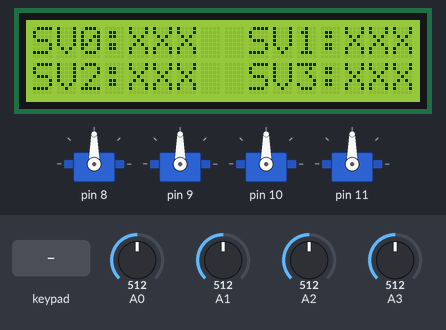
Recording of a sketch running on a simulated Arduino Uno, built with avr-gcc and run on an emulated ATmega328P. On the bench: 4 × servo, 16×2 character LCD. The test bench sets the inputs (shaded band); at power-on: A0 = 512, A1 = 512, A2 = 512, A3 = 512.

Above: at 1.2 s.
1.3 s: A0 set to 466
At 1.46 s:
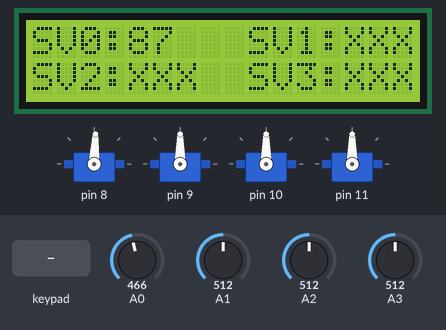
3.0 s: key '1' pressed
At 4.4 s:
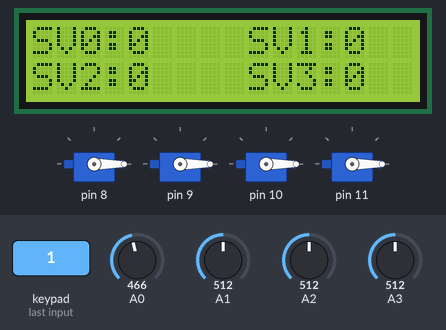
4.8 s: A1 set to 613
6.3 s: A1 set to 632
At 7.61 s:
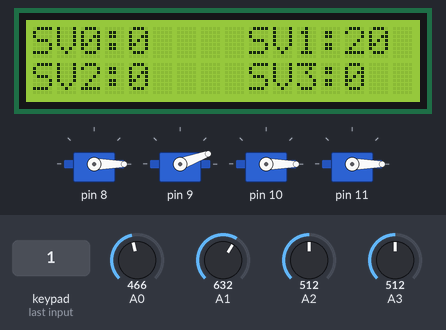
9.3 s: A2 set to 609
11.9 s: A2 set to 635
At 11.98 s:
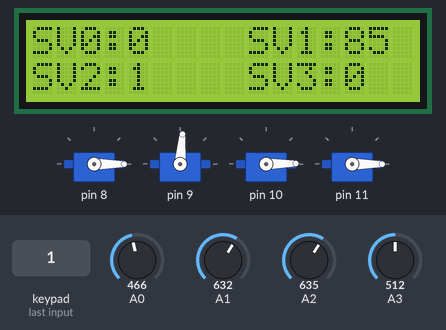
Timing chart, 0 to 17.8 s (numbered marks = the images above; inputs shaded):
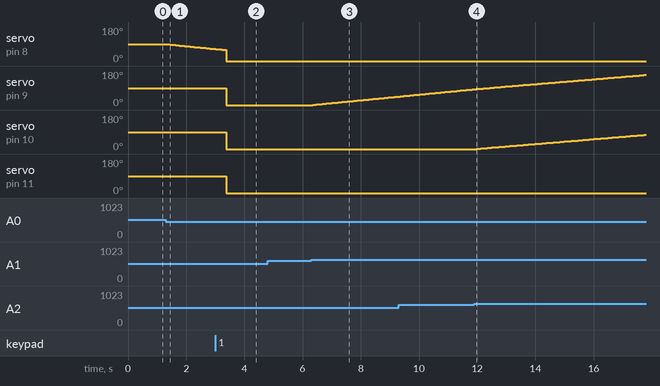

The sketch:

Main.ino
```cpp
/*
 V0.6
 Created By Xibhu
 Este código está pensado para controlar un brazo robótico de cuatro servomotores con arduino.
 Es necesario realizar ajustes si se va a utilizar un número distinto de servos.
 */

#include <Key.h>               //Viene con la librería de Keypad
#include <Keypad.h>            //Descargada de la librería de arduino
#include <Servo.h>             //Viene de serie con arduino
#include <Wire.h>              //Viene de serie con arduino
#include <LiquidCrystal_I2C.h> //Descargada de la librería de arduino

LiquidCrystal_I2C lcd(0x27, 16, 2); //Cambiar 0x27 por la dirección de su pantalla

//Teclado - Variables para utilizar una matriz de botones, en este caso de 4x2
//
//
const byte ROWS = 2; //Cantidad de filas de la botonera
const byte COLS = 4; //Cantidad de columnas de la botonera

//Colocar los dígitos o símbolos que corresponden a cada tecla de la botonera
char teclas[ROWS][COLS] = {
    {'1', '2', '3', '4'},
    {'5', '6', '7', '8'}};

byte rowPins[ROWS] = {6, 7};       //Pines que utilizan las filas
byte colPins[COLS] = {2, 3, 4, 5}; //Pines que utilizan las columnas

//Creación del objeto que utiliza el teclado
Keypad teclado = Keypad(makeKeymap(teclas), rowPins, colPins, ROWS, COLS);

unsigned char teclaPisada = ' '; //Para guardar el valor leído del botón
bool teclaFuePisada = false;     //Bloqueo al pisar un botón
unsigned long teclaTiempo = 0;   //Para saber la diferencia de tiempo y actuar de una manera u otra

//Servos - En este caso se utilizan 4 servomotores, ajustar para otra cantidad
//
//
#define numServos 4 //Cambiar por el número de servos, a parte hacer ajustes en el código para una cantidad distinta de 4

Servo servos[numServos];
int ejes[numServos] = {A0, A1, A2, A3}; //Poner los pines correspondientes a los sticks o potenciometros utilizados
int valEjes[numServos];
int valMaps[numServos];
int gradosAnterior[numServos];
int grados[numServos] = {90, 90, 90, 90}; //Posición actual de los servos, con inicialización en 90 grados
int gradosGuardados[ROWS * COLS][4];      //Memoria temporal en ejecución para guardar los grados con los botones
//Posición en pantalla de los servos
int posServoLCD[numServos][2] = {
    {0, 0}, {9, 0}, {0, 1}, {9, 1}};

unsigned long tiempoSaveLCD;

void setup()
{
  //Inicializar los servos en los pines a partir del 8
  for (int i = 0; i < numServos; i++)
  {
    servos[i].attach(i + 8);
  }

  //Inicializar pantalla con valores XXX (90 grados)
  lcd.init();
  lcd.backlight();

  for (int i = 0; i < numServos; i++)
  {
    lcd.setCursor(posServoLCD[i][0], posServoLCD[i][1]);
    lcd.print("SV");
    lcd.print(i);
    lcd.print(":XXX");
  }

  //Valores iniciales preestablecidos para la botonera. Hasta el botón 6 para que de exacto las sumas de 30. De 0 a 180.
  int valores = 0;
  for (int i = 0; i < 7; i++)
  {
    for (int j = 0; j < numServos; j++)
    {
      gradosGuardados[i][j] = valores;
    }
    valores += 30;
  }
}

void loop()
{

  //Función principal que se repite para todos los servos
  for (int i = 0; i < numServos; i++)
  {
    servos[i].write(movimientoServo(i, ejes[i], valEjes[i], valMaps[i], grados[i], gradosAnterior[i]));
  }

  botonera(); //Comprueba los botones, guarda valores, y aplica valores

  delay(50);
}

//PARTE FUNCIONES

int movimientoServo(int numServo, int eje, int valEje, int valMap, int &grados, int &gradosAnterior)
{
  valEje = analogRead(eje); //Recoge el valor del eje concreto
  gradosAnterior = grados;  //Guarda el grado en el que esta en ese momento

  if (valEje < 480)
  { //Si el potenciometro está en menos de 480, pasa ese valor de -5 a 0
    valMap = map(valEje, 0, 500, -5, 0);
  }
  else if (valEje > 510)
  { //Si el potenciometro está en menos de 480, pasa ese valor de 0 a 5
    valMap = map(valEje, 520, 1023, 0, 5);
  }
  else
  { //Si no se cumple ninguna de las anteriores, se queda en 0
    valMap = 0;
  }

  if (grados + valMap >= 0 && grados + valMap <= 180 && grados + valMap != gradosAnterior)
  {
    grados += valMap;                   //El valor de valMap se le incrementará a grados para hacer un movimiento suave
    escribirServoLCD(numServo, grados); //Escribe el valor en pantalla
  }

  return grados;
}

//Escribir los grados en la pantalla en las posiciones correctas
void escribirServoLCD(int numServo, int grados)
{

  lcd.setCursor(posServoLCD[numServo][0], posServoLCD[numServo][1]);
  lcd.print("SV");
  lcd.print(numServo);
  lcd.print(":   ");
  lcd.setCursor(posServoLCD[numServo][0] + 4, posServoLCD[numServo][1]);
  lcd.print(grados);
}

void botonera()
{
  teclaPisada = teclado.getKey(); //Guarda el botón pisado
  int valorBoton;

  if (teclado.getState() == 1 && !teclaFuePisada)
  {
    teclaFuePisada = true;
    teclaTiempo = millis();
    //Sacar el valor numerico del char
    valorBoton = (int)teclaPisada - 48; //Es necesario operar con "teclaPisada" en este if, en el siguiente if no funciona correctamente. IMPORTANTE
  }

  if (teclado.getState() == 0 && teclaFuePisada)
  {
    if (millis() - teclaTiempo < 3000)
    {

      for (int i = 0; i < numServos; i++)
      {
        grados[i] = gradosGuardados[valorBoton - 1][i]; //Aplica los valores guardados a los actuales
        escribirServoLCD(i, grados[i]);                 //Escribe de nuevo en la pantalla los valores nuevos
      }
    }
    else
    {
      for (int i = 0; i < numServos; i++)
      {
        gradosGuardados[valorBoton - 1][i] = grados[i]; //Guarda los valores actuales en la "memoria"
      }

      //Indica en pantalla que se ha grabado los valores
      lcd.setCursor(7, 0);
      lcd.print("SA");
      lcd.setCursor(7, 1);
      lcd.print("VE");

      tiempoSaveLCD = millis();
    }
    teclaFuePisada = false;
  }
  //Borra de la pantalla el indicador de grabado a los dos segundos
  if (millis() - tiempoSaveLCD > 2000)
  {
    lcd.setCursor(7, 0);
    lcd.print("  ");
    lcd.setCursor(7, 1);
    lcd.print("  ");
  }
}
```

Measured:
- the behaviour switches between 480 and 479 on A0 (found by bisection; images 0 and 1)
- the behaviour switches between 620 and 621 on A1 (found by bisection; images 2 and 3)
- the behaviour switches between 620 and 621 on A2 (found by bisection; images 3 and 4)
- after the input at 1.3 s, servo on pin 8: moves from 90° to 64° over 1.6 s, starting at once; the display: first changes at once (image 1 shows a later state)
- after the input at 3.0 s, servo on pin 9–11: 90° → 0° after 0.38 s; the display: first differs from a run without the input after 0.32 s (image 2)
- after the input at 4.8 s, every drawn part: stays the same
- after the input at 6.3 s, servo on pin 9: moves from 0° to 45° over 2.9 s, starting after 0.05 s; the display: first changes after 0.05 s (image 3 shows a later state)
- after the input at 11.9 s, servo on pin 10: moves from 0° to 75° over 5.8 s, starting after 0.07 s
